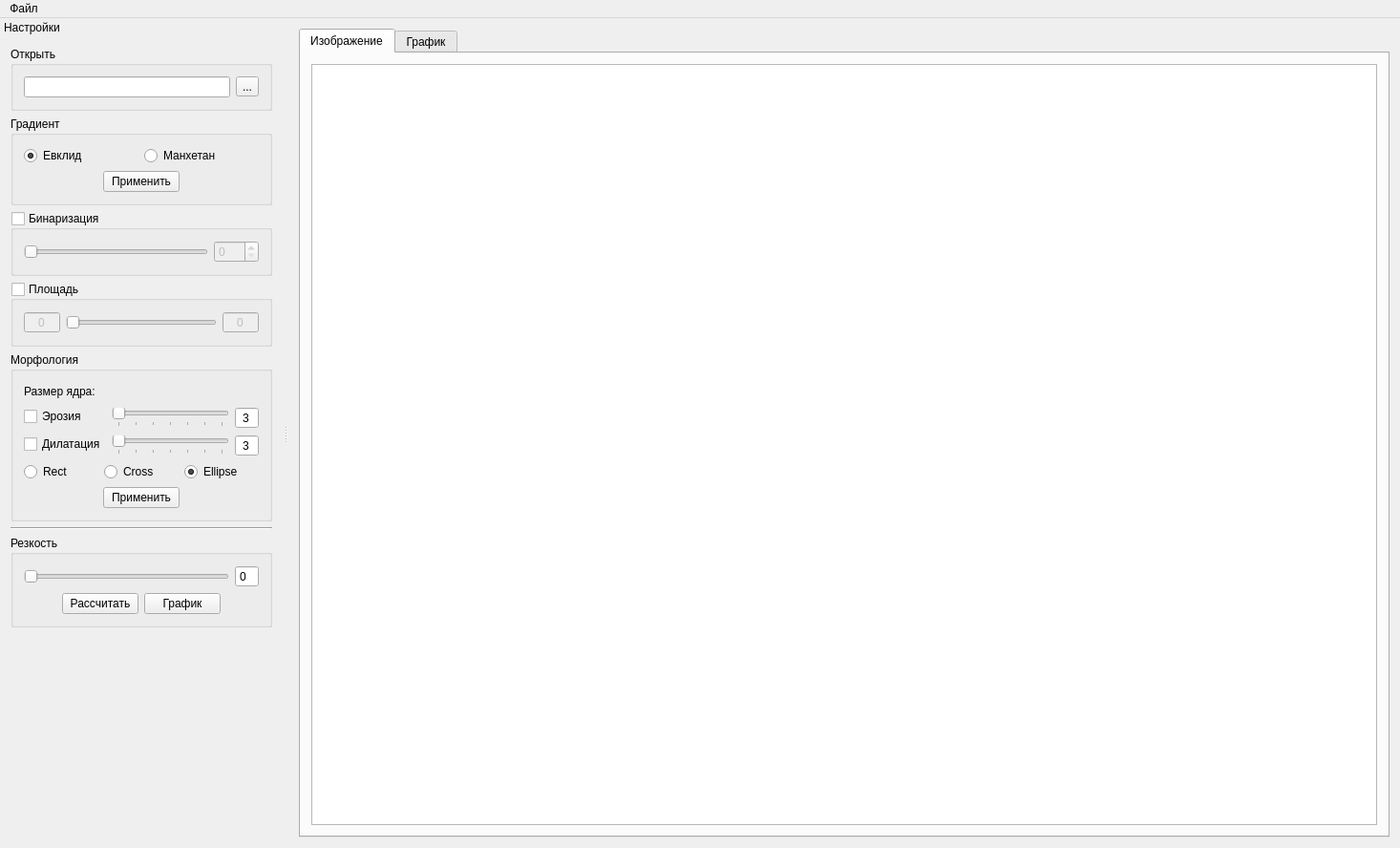
<?xml version="1.0" encoding="UTF-8"?>
<ui version="4.0">
 <class>MainWindow</class>
 <widget class="QMainWindow" name="MainWindow">
  <property name="geometry">
   <rect>
    <x>0</x>
    <y>0</y>
    <width>1466</width>
    <height>888</height>
   </rect>
  </property>
  <property name="windowTitle">
   <string>Резкость границ</string>
  </property>
  <property name="windowIcon">
   <iconset resource="../sources.qrc">
    <normaloff>:/favicon.ico</normaloff>:/favicon.ico</iconset>
  </property>
  <widget class="QWidget" name="centralWidget">
   <layout class="QVBoxLayout" name="verticalLayout">
    <item>
     <widget class="QTabWidget" name="tabWidget">
      <property name="tabPosition">
       <enum>QTabWidget::North</enum>
      </property>
      <property name="currentIndex">
       <number>0</number>
      </property>
      <widget class="QWidget" name="tab_img">
       <attribute name="title">
        <string>Изображение</string>
       </attribute>
       <layout class="QVBoxLayout" name="verticalLayout_6">
        <item>
         <widget class="QGraphicsView" name="graphicsView"/>
        </item>
       </layout>
      </widget>
      <widget class="QWidget" name="tab_plot">
       <attribute name="title">
        <string>График</string>
       </attribute>
       <layout class="QVBoxLayout" name="verticalLayout_7">
        <item>
         <widget class="QCustomPlot" name="plot_view"/>
        </item>
       </layout>
      </widget>
     </widget>
    </item>
   </layout>
  </widget>
  <widget class="QMenuBar" name="menuBar">
   <property name="geometry">
    <rect>
     <x>0</x>
     <y>0</y>
     <width>1466</width>
     <height>21</height>
    </rect>
   </property>
   <widget class="QMenu" name="menu_file">
    <property name="title">
     <string>Файл</string>
    </property>
    <addaction name="actionOpenImg"/>
    <addaction name="actionSaveImg"/>
    <addaction name="action_master"/>
    <addaction name="separator"/>
    <addaction name="actionExit"/>
   </widget>
   <addaction name="menu_file"/>
  </widget>
  <widget class="QDockWidget" name="settingsDock">
   <property name="minimumSize">
    <size>
     <width>280</width>
     <height>633</height>
    </size>
   </property>
   <property name="features">
    <set>QDockWidget::DockWidgetMovable</set>
   </property>
   <property name="allowedAreas">
    <set>Qt::LeftDockWidgetArea|Qt::RightDockWidgetArea</set>
   </property>
   <property name="windowTitle">
    <string>Настройки</string>
   </property>
   <attribute name="dockWidgetArea">
    <number>1</number>
   </attribute>
   <widget class="QWidget" name="settingsDock_ctnt">
    <layout class="QVBoxLayout" name="verticalLayout_5">
     <item>
      <widget class="QGroupBox" name="path_gb">
       <property name="title">
        <string>Открыть</string>
       </property>
       <layout class="QHBoxLayout" name="horizontalLayout">
        <item>
         <widget class="QLineEdit" name="path_le"/>
        </item>
        <item>
         <widget class="QToolButton" name="path_btn">
          <property name="text">
           <string>...</string>
          </property>
          <property name="icon">
           <iconset resource="../sources.qrc">
            <normaloff>:/icons/open_folder_ic.png</normaloff>:/icons/open_folder_ic.png</iconset>
          </property>
         </widget>
        </item>
       </layout>
      </widget>
     </item>
     <item>
      <widget class="QGroupBox" name="grad_gb">
       <property name="title">
        <string>Градиент</string>
       </property>
       <layout class="QVBoxLayout" name="verticalLayout_2">
        <item>
         <layout class="QHBoxLayout" name="sobel_H_lyt">
          <item>
           <widget class="QRadioButton" name="evklid_rb">
            <property name="text">
             <string>Евклид</string>
            </property>
            <property name="checked">
             <bool>true</bool>
            </property>
           </widget>
          </item>
          <item>
           <widget class="QRadioButton" name="manhattan_rb">
            <property name="text">
             <string>Манхетан</string>
            </property>
           </widget>
          </item>
         </layout>
        </item>
        <item>
         <layout class="QHBoxLayout" name="calcSobel_H_lyt">
          <item>
           <spacer name="calcSobel_L_spcr">
            <property name="orientation">
             <enum>Qt::Horizontal</enum>
            </property>
            <property name="sizeHint" stdset="0">
             <size>
              <width>40</width>
              <height>20</height>
             </size>
            </property>
           </spacer>
          </item>
          <item>
           <widget class="QPushButton" name="calcSobel_btn">
            <property name="text">
             <string>Применить</string>
            </property>
           </widget>
          </item>
          <item>
           <spacer name="calcSobel_R_spcr">
            <property name="orientation">
             <enum>Qt::Horizontal</enum>
            </property>
            <property name="sizeHint" stdset="0">
             <size>
              <width>40</width>
              <height>20</height>
             </size>
            </property>
           </spacer>
          </item>
         </layout>
        </item>
       </layout>
      </widget>
     </item>
     <item>
      <widget class="QGroupBox" name="threshold_gb">
       <property name="title">
        <string>Бинаризация</string>
       </property>
       <property name="checkable">
        <bool>true</bool>
       </property>
       <property name="checked">
        <bool>false</bool>
       </property>
       <layout class="QHBoxLayout" name="horizontalLayout_2">
        <item>
         <widget class="QSlider" name="threshold_sldr">
          <property name="maximum">
           <number>255</number>
          </property>
          <property name="orientation">
           <enum>Qt::Horizontal</enum>
          </property>
         </widget>
        </item>
        <item>
         <widget class="QSpinBox" name="threshold_sb">
          <property name="readOnly">
           <bool>false</bool>
          </property>
          <property name="buttonSymbols">
           <enum>QAbstractSpinBox::UpDownArrows</enum>
          </property>
          <property name="maximum">
           <number>255</number>
          </property>
         </widget>
        </item>
       </layout>
      </widget>
     </item>
     <item>
      <widget class="QGroupBox" name="s_gb">
       <property name="title">
        <string>Площадь</string>
       </property>
       <property name="checkable">
        <bool>true</bool>
       </property>
       <property name="checked">
        <bool>false</bool>
       </property>
       <layout class="QHBoxLayout" name="horizontalLayout_3">
        <item>
         <widget class="QSpinBox" name="sMin_sb">
          <property name="alignment">
           <set>Qt::AlignCenter</set>
          </property>
          <property name="readOnly">
           <bool>true</bool>
          </property>
          <property name="buttonSymbols">
           <enum>QAbstractSpinBox::NoButtons</enum>
          </property>
          <property name="maximum">
           <number>1000</number>
          </property>
         </widget>
        </item>
        <item>
         <widget class="QSlider" name="s_sldr">
          <property name="orientation">
           <enum>Qt::Horizontal</enum>
          </property>
         </widget>
        </item>
        <item>
         <widget class="QSpinBox" name="sMax_sb">
          <property name="alignment">
           <set>Qt::AlignCenter</set>
          </property>
          <property name="readOnly">
           <bool>true</bool>
          </property>
          <property name="buttonSymbols">
           <enum>QAbstractSpinBox::NoButtons</enum>
          </property>
          <property name="maximum">
           <number>1000</number>
          </property>
         </widget>
        </item>
       </layout>
      </widget>
     </item>
     <item>
      <widget class="QGroupBox" name="morph_gb">
       <property name="title">
        <string>Морфология</string>
       </property>
       <layout class="QVBoxLayout" name="verticalLayout_3">
        <item>
         <layout class="QHBoxLayout" name="kernelSize_H_lyt">
          <item>
           <widget class="QLabel" name="kernelSize_lbl">
            <property name="text">
             <string>Размер ядра:</string>
            </property>
           </widget>
          </item>
          <item>
           <spacer name="kernelSize_H_spcr">
            <property name="orientation">
             <enum>Qt::Horizontal</enum>
            </property>
            <property name="sizeHint" stdset="0">
             <size>
              <width>40</width>
              <height>20</height>
             </size>
            </property>
           </spacer>
          </item>
         </layout>
        </item>
        <item>
         <layout class="QFormLayout" name="morph_F_lyt">
          <item row="0" column="1">
           <layout class="QHBoxLayout" name="ero_H_lyt">
            <item>
             <widget class="QSlider" name="ero_sldr">
              <property name="minimum">
               <number>3</number>
              </property>
              <property name="maximum">
               <number>21</number>
              </property>
              <property name="pageStep">
               <number>3</number>
              </property>
              <property name="orientation">
               <enum>Qt::Horizontal</enum>
              </property>
              <property name="tickPosition">
               <enum>QSlider::TicksBelow</enum>
              </property>
             </widget>
            </item>
            <item>
             <widget class="QSpinBox" name="ero_sb">
              <property name="alignment">
               <set>Qt::AlignCenter</set>
              </property>
              <property name="readOnly">
               <bool>true</bool>
              </property>
              <property name="buttonSymbols">
               <enum>QAbstractSpinBox::NoButtons</enum>
              </property>
              <property name="minimum">
               <number>3</number>
              </property>
              <property name="maximum">
               <number>21</number>
              </property>
             </widget>
            </item>
           </layout>
          </item>
          <item row="1" column="1">
           <layout class="QHBoxLayout" name="dilat_H_lyt">
            <item>
             <widget class="QSlider" name="dilat_sldr">
              <property name="minimum">
               <number>3</number>
              </property>
              <property name="maximum">
               <number>21</number>
              </property>
              <property name="pageStep">
               <number>3</number>
              </property>
              <property name="orientation">
               <enum>Qt::Horizontal</enum>
              </property>
              <property name="tickPosition">
               <enum>QSlider::TicksBelow</enum>
              </property>
             </widget>
            </item>
            <item>
             <widget class="QSpinBox" name="dilat_sb">
              <property name="alignment">
               <set>Qt::AlignCenter</set>
              </property>
              <property name="readOnly">
               <bool>true</bool>
              </property>
              <property name="buttonSymbols">
               <enum>QAbstractSpinBox::NoButtons</enum>
              </property>
              <property name="minimum">
               <number>3</number>
              </property>
              <property name="maximum">
               <number>21</number>
              </property>
             </widget>
            </item>
           </layout>
          </item>
          <item row="0" column="0">
           <widget class="QCheckBox" name="ero_cb">
            <property name="text">
             <string>Эрозия </string>
            </property>
           </widget>
          </item>
          <item row="1" column="0">
           <widget class="QCheckBox" name="dilat_cb">
            <property name="text">
             <string>Дилатация</string>
            </property>
           </widget>
          </item>
         </layout>
        </item>
        <item>
         <layout class="QHBoxLayout" name="morphKernelType_H_lyt">
          <item>
           <widget class="QRadioButton" name="morphKernel_rect">
            <property name="text">
             <string>Rect</string>
            </property>
            <property name="checked">
             <bool>false</bool>
            </property>
           </widget>
          </item>
          <item>
           <widget class="QRadioButton" name="morphKernel_cross">
            <property name="text">
             <string>Cross</string>
            </property>
           </widget>
          </item>
          <item>
           <widget class="QRadioButton" name="morphKernel_ellipse">
            <property name="text">
             <string>Ellipse</string>
            </property>
            <property name="checked">
             <bool>true</bool>
            </property>
           </widget>
          </item>
         </layout>
        </item>
        <item>
         <layout class="QHBoxLayout" name="applyMorph_H_lyt">
          <item>
           <spacer name="applyMorph_L_spcr">
            <property name="orientation">
             <enum>Qt::Horizontal</enum>
            </property>
            <property name="sizeHint" stdset="0">
             <size>
              <width>40</width>
              <height>20</height>
             </size>
            </property>
           </spacer>
          </item>
          <item>
           <widget class="QPushButton" name="applyMorph_btn">
            <property name="text">
             <string>Применить</string>
            </property>
           </widget>
          </item>
          <item>
           <spacer name="applyMorph_R_spcr">
            <property name="orientation">
             <enum>Qt::Horizontal</enum>
            </property>
            <property name="sizeHint" stdset="0">
             <size>
              <width>40</width>
              <height>20</height>
             </size>
            </property>
           </spacer>
          </item>
         </layout>
        </item>
       </layout>
      </widget>
     </item>
     <item>
      <widget class="Line" name="line">
       <property name="orientation">
        <enum>Qt::Horizontal</enum>
       </property>
      </widget>
     </item>
     <item>
      <widget class="QGroupBox" name="sharp_gb">
       <property name="title">
        <string>Резкость</string>
       </property>
       <layout class="QVBoxLayout" name="verticalLayout_4">
        <item>
         <layout class="QHBoxLayout" name="sharp_H_lyt">
          <item>
           <widget class="QSlider" name="sharp_sldr">
            <property name="orientation">
             <enum>Qt::Horizontal</enum>
            </property>
           </widget>
          </item>
          <item>
           <widget class="QSpinBox" name="sharp_sb">
            <property name="readOnly">
             <bool>true</bool>
            </property>
            <property name="buttonSymbols">
             <enum>QAbstractSpinBox::NoButtons</enum>
            </property>
           </widget>
          </item>
         </layout>
        </item>
        <item>
         <layout class="QHBoxLayout" name="horizontalLayout_4">
          <item>
           <spacer name="sharp_l_spcr">
            <property name="orientation">
             <enum>Qt::Horizontal</enum>
            </property>
            <property name="sizeHint" stdset="0">
             <size>
              <width>40</width>
              <height>20</height>
             </size>
            </property>
           </spacer>
          </item>
          <item>
           <widget class="QPushButton" name="sharpCalc_btn">
            <property name="text">
             <string>Рассчитать</string>
            </property>
           </widget>
          </item>
          <item>
           <widget class="QPushButton" name="plot_btn">
            <property name="text">
             <string>График</string>
            </property>
           </widget>
          </item>
          <item>
           <spacer name="sharp_r_spcr">
            <property name="orientation">
             <enum>Qt::Horizontal</enum>
            </property>
            <property name="sizeHint" stdset="0">
             <size>
              <width>40</width>
              <height>20</height>
             </size>
            </property>
           </spacer>
          </item>
         </layout>
        </item>
       </layout>
      </widget>
     </item>
     <item>
      <spacer name="verticalSpacer">
       <property name="orientation">
        <enum>Qt::Vertical</enum>
       </property>
       <property name="sizeHint" stdset="0">
        <size>
         <width>20</width>
         <height>656</height>
        </size>
       </property>
      </spacer>
     </item>
    </layout>
   </widget>
  </widget>
  <action name="actionExit">
   <property name="icon">
    <iconset resource="../sources.qrc">
     <normaloff>:/icons/app_quit_ic.png</normaloff>:/icons/app_quit_ic.png</iconset>
   </property>
   <property name="text">
    <string>Выход</string>
   </property>
   <property name="toolTip">
    <string>Выход из программы</string>
   </property>
   <property name="shortcut">
    <string>Ctrl+Q</string>
   </property>
  </action>
  <action name="actionOpenImg">
   <property name="icon">
    <iconset resource="../sources.qrc">
     <normaloff>:/icons/open_folder_ic.png</normaloff>:/icons/open_folder_ic.png</iconset>
   </property>
   <property name="text">
    <string>Открыть</string>
   </property>
   <property name="toolTip">
    <string>Открыть изображение для анализа</string>
   </property>
   <property name="shortcut">
    <string>Ctrl+O</string>
   </property>
  </action>
  <action name="actionSaveImg">
   <property name="icon">
    <iconset resource="../sources.qrc">
     <normaloff>:/icons/save_ic.png</normaloff>:/icons/save_ic.png</iconset>
   </property>
   <property name="text">
    <string>Сохранить</string>
   </property>
   <property name="toolTip">
    <string>Сохранить текущее отображение в файл</string>
   </property>
   <property name="shortcut">
    <string>Ctrl+S</string>
   </property>
  </action>
  <action name="action_master">
   <property name="icon">
    <iconset resource="../sources.qrc">
     <normaloff>:/icons/dev_manual_ic.png</normaloff>:/icons/dev_manual_ic.png</iconset>
   </property>
   <property name="text">
    <string>Мастер</string>
   </property>
   <property name="toolTip">
    <string>Вызывает мастер режим автоматической обработки</string>
   </property>
   <property name="shortcut">
    <string>Ctrl+M</string>
   </property>
  </action>
 </widget>
 <layoutdefault spacing="6" margin="11"/>
 <customwidgets>
  <customwidget>
   <class>QCustomPlot</class>
   <extends>QGraphicsView</extends>
   <header>widgets/qcustomplot.h</header>
  </customwidget>
 </customwidgets>
 <resources>
  <include location="../sources.qrc"/>
 </resources>
 <connections>
  <connection>
   <sender>path_btn</sender>
   <signal>clicked()</signal>
   <receiver>actionOpenImg</receiver>
   <slot>trigger()</slot>
   <hints>
    <hint type="sourcelabel">
     <x>169</x>
     <y>85</y>
    </hint>
    <hint type="destinationlabel">
     <x>-1</x>
     <y>-1</y>
    </hint>
   </hints>
  </connection>
  <connection>
   <sender>threshold_sldr</sender>
   <signal>sliderMoved(int)</signal>
   <receiver>threshold_sb</receiver>
   <slot>setValue(int)</slot>
   <hints>
    <hint type="sourcelabel">
     <x>81</x>
     <y>246</y>
    </hint>
    <hint type="destinationlabel">
     <x>151</x>
     <y>245</y>
    </hint>
   </hints>
  </connection>
  <connection>
   <sender>sharp_sldr</sender>
   <signal>sliderMoved(int)</signal>
   <receiver>sharp_sb</receiver>
   <slot>setValue(int)</slot>
   <hints>
    <hint type="sourcelabel">
     <x>76</x>
     <y>545</y>
    </hint>
    <hint type="destinationlabel">
     <x>120</x>
     <y>537</y>
    </hint>
   </hints>
  </connection>
 </connections>
</ui>
